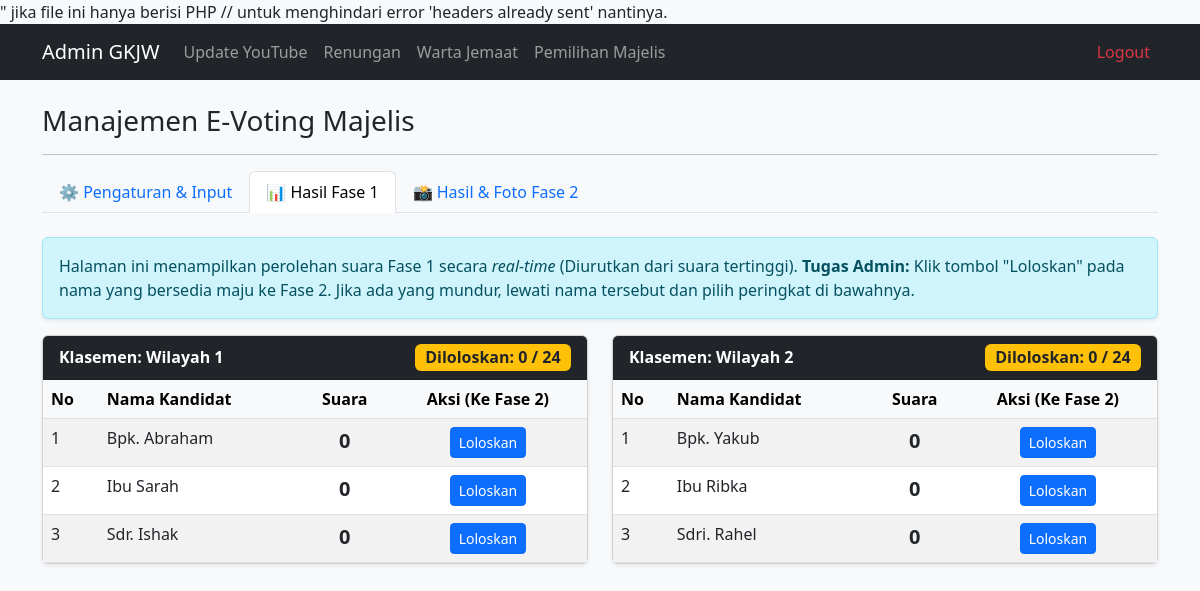
The app's page /admin/majelis.php?tab=fase1 (signed in) with its own data.
### tables this page shows
CREATE TABLE kandidat_majelis (
    id_kandidat INT AUTO_INCREMENT PRIMARY KEY,
    nama_kandidat VARCHAR(150) NOT NULL,
    foto VARCHAR(255) DEFAULT 'kandidat_kosong.png',
    wilayah ENUM('Wilayah 1', 'Wilayah 2') NOT NULL,
    suara_fase1 INT DEFAULT 0,
    suara_fase2 INT DEFAULT 0,
    lolos_fase2 BOOLEAN DEFAULT FALSE
);

### admin/majelis.php (the view, shortened to what this page needs)
<?php
require_once '../config/koneksi.php';
include '../includes/admin_header.php';
$tab_aktif = isset($_GET['tab']) ? $_GET['tab'] : 'pengaturan';
?>
<h3>Manajemen E-Voting Majelis</h3>
<hr>
<ul class="nav nav-tabs mb-4" id="majelisTab" role="tablist">
  <li class="nav-item">
    <a class="nav-link <?php echo ($tab_aktif == 'pengaturan') ? 'active' : ''; ?>" href="majelis.php?tab=pengaturan">⚙️ Pengaturan & Input</a>
  </li>
  <li class="nav-item">
    <a class="nav-link <?php echo ($tab_aktif == 'fase1') ? 'active' : ''; ?>" href="majelis.php?tab=fase1">📊 Hasil Fase 1</a>
  </li>
  <li class="nav-item">
    <a class="nav-link <?php echo ($tab_aktif == 'fase2') ? 'active' : ''; ?>" href="majelis.php?tab=fase2">📸 Hasil & Foto Fase 2</a>
  </li>
</ul>
<div class="tab-content">
    <?php if ($tab_aktif == 'fase1'): ?>
    <div class="alert alert-info shadow-sm">
        Halaman ini menampilkan perolehan suara Fase 1 secara <i>real-time</i> (Diurutkan dari suara tertinggi).
        <b>Tugas Admin:</b> Klik tombol "Loloskan" pada nama yang bersedia maju ke Fase 2. Jika ada yang mundur, lewati nama tersebut dan pilih peringkat di bawahnya.
    </div>
    <div class="row">
        <?php
        $wilayahs = ['Wilayah 1', 'Wilayah 2'];
        foreach ($wilayahs as $wil):
            $q_hitung = $conn->query("SELECT COUNT(*) as total_lolos FROM kandidat_majelis WHERE wilayah = '$wil' AND lolos_fase2 = 1");
            $jml_lolos = $q_hitung->fetch_assoc()['total_lolos'];
            $badge_color = ($jml_lolos == 24) ? 'bg-success' : (($jml_lolos > 24) ? 'bg-danger' : 'bg-warning text-dark');
        ?>
        <div class="col-md-6 mb-4">
            <div class="card shadow-sm h-100">
                <div class="card-header bg-dark text-white fw-bold d-flex justify-content-between align-items-center">
                    <span>Klasemen: <?php echo $wil; ?></span>
                    <span class="badge <?php echo $badge_color; ?> fs-6">Diloloskan: <?php echo $jml_lolos; ?> / 24</span>
                </div>
                <div class="table-responsive" style="max-height: 600px; overflow-y: auto;">
                    <table class="table table-striped table-hover mb-0">
                        <thead class="table-light" style="position: sticky; top: 0; z-index: 1;">
                            <tr>
                                <th>No</th>
                                <th>Nama Kandidat</th>
                                <th class="text-center">Suara</th>
                                <th class="text-center">Aksi (Ke Fase 2)</th>
                            </tr>
                        </thead>
                        <tbody>
                            <?php
                            $q_fase1 = $conn->query("SELECT * FROM kandidat_majelis WHERE wilayah = '$wil' ORDER BY suara_fase1 DESC, nama_kandidat ASC");
                            $no = 1;
                            while ($row = $q_fase1->fetch_assoc()):
                                $row_class = ($row['lolos_fase2'] == 1) ? 'table-success' : '';
                            ?>
                            <tr class="<?php echo $row_class; ?>">
                                <td><?php echo $no++; ?></td>
                                <td><?php echo $row['nama_kandidat']; ?></td>
                                <td class="text-center"><b class="fs-5"><?php echo $row['suara_fase1']; ?></b></td>
                                <td class="text-center">
                                    <?php if ($row['lolos_fase2'] == 1): ?>
                                        <span class="badge bg-success mb-1">Terpilih</span><br>
                                        <a href="majelis.php?tab=fase1&aksi=batal&id=<?php echo $row['id_kandidat']; ?>" class="btn btn-sm btn-outline-danger" style="font-size: 0.7rem;">Batalkan</a>
                                    <?php else: ?>
                                        <a href="majelis.php?tab=fase1&aksi=lolos&id=<?php echo $row['id_kandidat']; ?>" class="btn btn-sm btn-primary">Loloskan</a>
                                    <?php endif; ?>
                                </td>
                            </tr>
                            <?php endwhile; ?>
                        </tbody>
                    </table>
                </div>
            </div>
        </div>
        <?php endforeach; ?>
    </div>
    <?php endif; ?>
</div>
<?php include '../includes/admin_footer.php'; ?>

### includes/admin_header.php (shortened to what this page needs)
<!DOCTYPE html>
<html lang="id">
<head>
    <link href="https://cdn.jsdelivr.net/npm/bootstrap@5.3.0/dist/css/bootstrap.min.css" rel="stylesheet">
</head>
<body class="bg-light">
<nav class="navbar navbar-expand-lg navbar-dark bg-dark">
    <div class="container">
        <a class="navbar-brand" href="index.php">Admin GKJW</a>
        <div class="collapse navbar-collapse" id="adminNav">
            <ul class="navbar-nav me-auto">
                <li class="nav-item"><a class="nav-link" href="youtube.php">Update YouTube</a></li>
                <li class="nav-item"><a class="nav-link" href="renungan.php">Renungan</a></li>
                <li class="nav-item"><a class="nav-link" href="warta.php">Warta Jemaat</a></li>
                <li class="nav-item"><a class="nav-link" href="majelis.php">Pemilihan Majelis</a></li>
            </ul>
            <ul class="navbar-nav ms-auto">
                <li class="nav-item"><a class="nav-link text-danger" href="logout.php">Logout</a></li>
            </ul>
        </div>
    </div>
</nav>
<div class="container mt-4">

### includes/admin_footer.php
</div> <script src="https://cdn.jsdelivr.net/npm/bootstrap@5.3.0/dist/js/bootstrap.bundle.min.js"></script>
</body>
</html>

### records on screen
kandidat_majelis: nama_kandidat "Bpk. Abraham", suara_fase1 "0"
kandidat_majelis: nama_kandidat "Ibu Sarah", suara_fase1 "0"
kandidat_majelis: nama_kandidat "Sdr. Ishak", suara_fase1 "0"
kandidat_majelis: nama_kandidat "Bpk. Yakub", suara_fase1 "0"
kandidat_majelis: nama_kandidat "Ibu Ribka", suara_fase1 "0"
kandidat_majelis: nama_kandidat "Sdri. Rahel", suara_fase1 "0"

### other values on screen
$wil "Wilayah 1"
$jml_lolos "0"
$wil "Wilayah 2"
